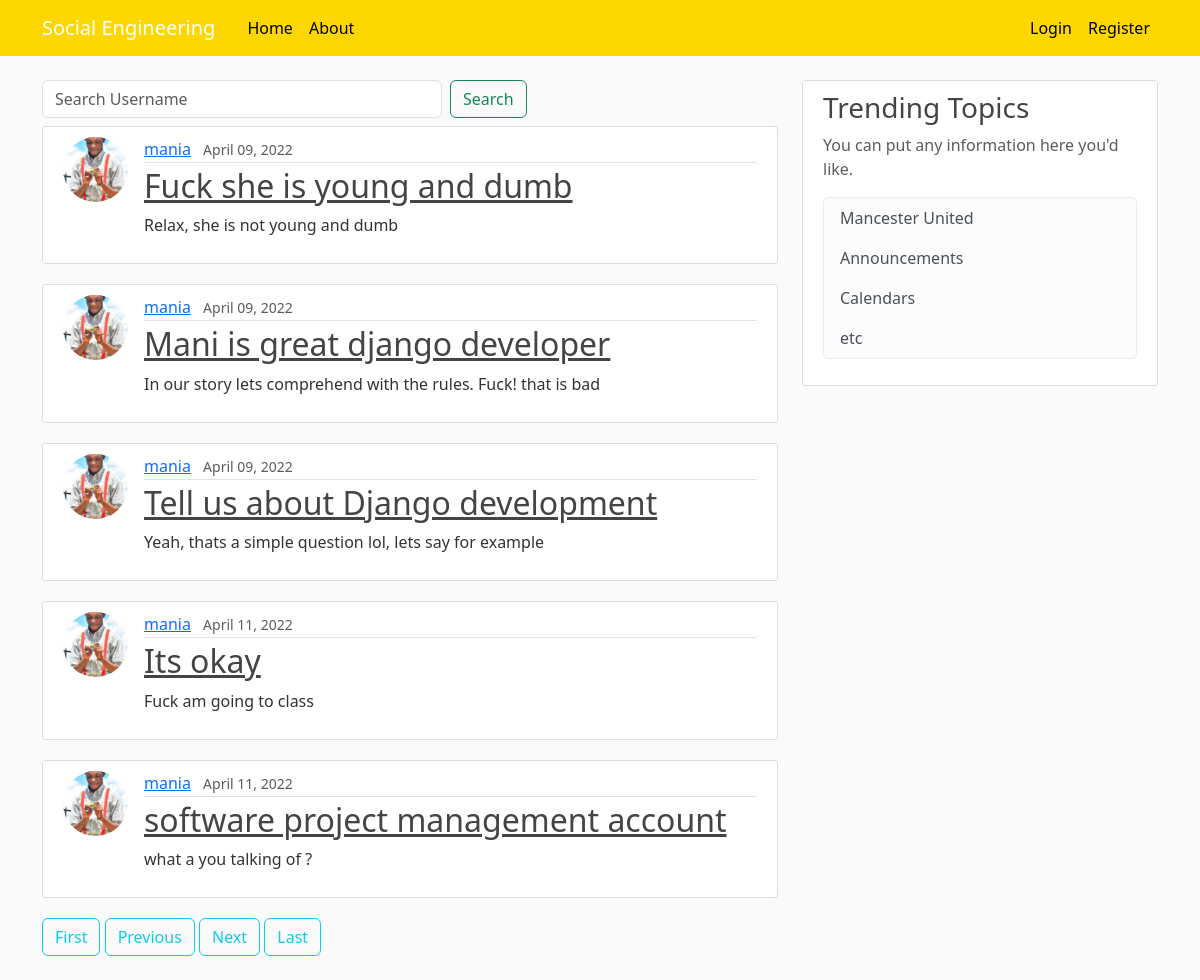
Screenshot of /?page=2 with the database file from the repository.
### blog/models.py (models this page shows, shortened)
class Post(models.Model):
    title = models.CharField(max_length=100,  validators=[
        validate_comment_text])
    content = models.TextField(max_length=300, validators=[
                               validate_comment_text])
    liked = models.ManyToManyField(
        settings.AUTH_USER_MODEL, blank=True, related_name='liked')
    date_posted = models.DateTimeField(default=timezone.now)
    author = models.ForeignKey(User, on_delete=models.CASCADE)
    objects = PostManager()

### users/models.py (models this page shows, shortened)
class Profile(models.Model):
    user = models.OneToOneField(User, on_delete=models.CASCADE)
    image = models.ImageField(default='default.jpg', upload_to='profile_pics')

### blog/views.py (the view)
# urls.py: path('', PostListView.as_view(), name='blog-home'),
class PostListView(ListView):
    model = Post
    template_name = 'blog/home.html'
    context_object_name = 'posts'
    ordering = ['-date_posted']
    paginate_by = 5
    def get_queryset(self):
        try:
            keyword = self.request.GET['q']
        except:
            keyword = ''
        if (keyword != ''):
            object_list = self.model.objects.filter(
                Q(content__icontains=keyword) | Q(title__icontains=keyword))
        else:
            object_list = self.model.objects.all()
        return object_list

### blog/templates/blog/home.html
{%extends 'blog/base.html' %} {%block content%}
<form class="form-inline my-2 my-lg-0 pb-2">
  <input
    class="form-control mr-sm-2"
    name="q"
    type="search"
    placeholder="Search Username"
    aria-label="Search"
    style="width: 400px"
  />
  <input
    class="btn btn-outline-success my-2 my-sm-0"
    type="submit"
    value="Search"
  />
</form>
{% for post in posts%}
<article class="media content-section">
  <img
    class="rounded-circle article-img"
    src="{{post.author.profile.image.url}}"
  />
  <div class="media-body">
    <div class="article-metadata">
      <a class="mr-2" href="{% url 'user-post' post.author.username%}"
        >{{ post.author }}</a
      >
      <small class="text-muted">{{ post.date_posted|date:"F d, Y" }}</small>
    </div>
    <h2>
      <a class="article-title" href="{% url 'post_detail'  post.id%}"
        >{{ post.title }}</a
      >
    </h2>
    <p class="article-content">{{ post.content |truncatewords:50 }}</p>
  </div>
</article>
{%endfor %} {% if is_paginated%} {% if page_obj.has_previous %}
<a class="btn btn-outline-info mb-4" href="?page=1">First</a>
<a
  class="btn btn-outline-info mb-4"
  href="?page={{ page_obj.previous_page_number }}"
  >Previous</a
>
{% endif %} {% if page_obj.has_next %}
<a class="btn btn-outline-info mb-4" href="?page={{page_obj.next_page_number}}"
  >Next</a
>
<a
  class="btn btn-outline-info mb-4"
  href="?page={{ page_obj.paginator.num_pages }}"
  >Last</a
>
{% endif %} {% endif %} {%endblock content %}

### blog/static/blog/main.css (style rules this page uses)
body { background: #fafafa; color: #333333; margin-top: 5rem; }
h1, h2, h3, h4, h5, h6 { color: #444444; }
.content-section { background: #ffffff; padding: 10px 20px; border: 1px solid #dddddd; border-radius: 3px; margin-bottom: 20px; }
.article-title { color: #444444; }
.article-content { white-space: pre-line; }
.article-img { height: 65px; width: 65px; margin-right: 16px; }
.article-metadata { padding-bottom: 1px; margin-bottom: 4px; border-bottom: 1px solid #e3e3e3; }

### rows the page displays
Post: author.profile.image (picture), author "mania", date_posted "April 09, 2022", title "Fuck she is young and dumb", content "Relax, she is not young and dumb"
Post: author.profile.image (picture), author "mania", date_posted "April 09, 2022", title "Mani is great django developer", content "In our story lets comprehend with the rules. Fuck! that is bad"
Post: author.profile.image (picture), author "mania", date_posted "April 09, 2022", title "Tell us about Django development", content "Yeah, thats a simple question lol, lets say for example"
Post: author.profile.image (picture), author "mania", date_posted "April 11, 2022", title "Its okay", content "Fuck am going to class"
Post: author.profile.image (picture), author "mania", date_posted "April 11, 2022", title "software project management account", content "what a you talking of ?"
